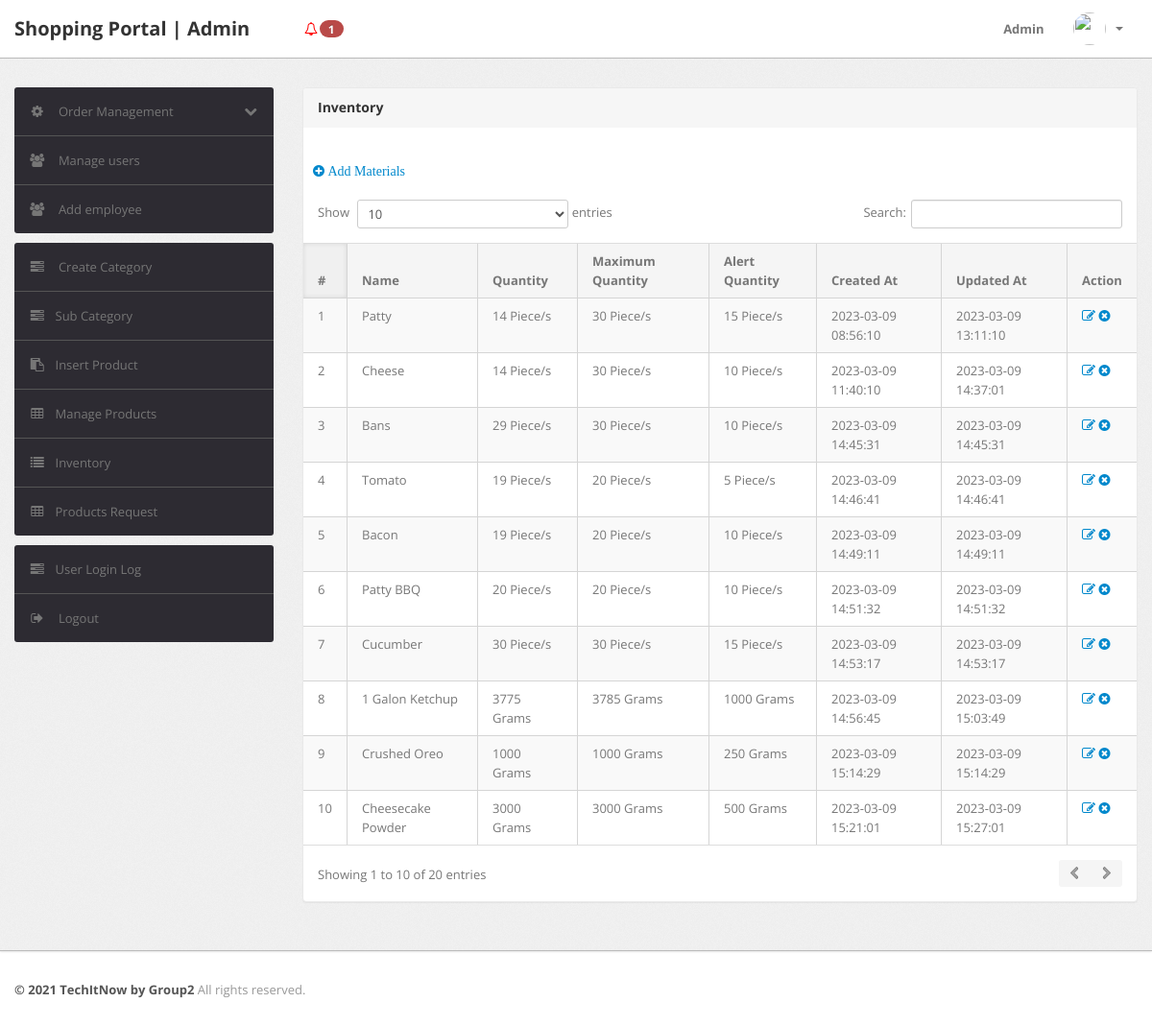
Page /admin/inventory.php (signed in) on the committed database.
### tables this page shows
CREATE TABLE `ingredients` (
  `id` int(11) NOT NULL,
  `name` varchar(100) NOT NULL,
  `quantity` int(11) NOT NULL,
  `max_quantity` int(11) NOT NULL,
  `notify_quantity` int(11) NOT NULL,
  `created_at` timestamp NOT NULL DEFAULT current_timestamp(),
  `updated_at` timestamp NOT NULL DEFAULT current_timestamp(),
  `unit` varchar(50) NOT NULL
);

### admin/inventory.php (the view, shortened to what this page needs)
<?php
include('include/config.php');
if(strlen($_SESSION['alogin'])==0)
	{
header('location:index.php');
}
else{
?>
<!DOCTYPE html>
<html lang="en">
<head>
	<link type="text/css" href="bootstrap/css/bootstrap.min.css" rel="stylesheet">
	<link type="text/css" href="bootstrap/css/bootstrap-responsive.min.css" rel="stylesheet">
	<link type="text/css" href="css/theme.css" rel="stylesheet">
	<link type="text/css" href="images/icons/css/font-awesome.css" rel="stylesheet">
</head>
<body>
<?php include('include/header.php');?>
	<div class="wrapper">
		<div class="container">
			<div class="row">
<?php include('include/sidebar.php');?>
			<div class="span9">
					<div class="content">
	<div class="module">
							<div class="module-head">
								<h3>Inventory</h3>
							</div>
							<div class="module-body table">
<br>
<a style="margin-left:10px;" href ="insert-ingredient.php"><i class="icon-plus-sign"> Add Materials</i></a>
<br>
<br>
								<table cellpadding="0" cellspacing="0" border="0" class="datatable-1 table table-bordered table-striped	 display" width="100%">
									<thead>
										<tr>
											<th>#</th>
											<th>Name</th>
											<th>Quantity </th>
											<th>Maximum Quantity</th>
											<th>Alert Quantity</th>
                                            <th>Created At</th>
                                            <th>Updated At</th>
											<th>Action</th>
										</tr>
									</thead>
									<tbody>
<?php $query=mysqli_query($con,"SELECT * FROM ingredients");
$cnt=1;
while($row=mysqli_fetch_array($query))
{
?>
										<tr>
											<td><?php echo htmlentities($cnt);?></td>
											<td><?php echo htmlentities($row['name']);?></td>
											<td><?php echo htmlentities($row['quantity']);?> <?php echo htmlentities($row['unit']);?></td>
											<td> <?php echo htmlentities($row['max_quantity']);?> <?php echo htmlentities($row['unit']);?></td>
											<td> <?php echo htmlentities($row['notify_quantity']);?> <?php echo htmlentities($row['unit']);?></td>
                                            <td> <?php echo htmlentities($row['created_at']);?></td>
                                            <td> <?php echo htmlentities($row['updated_at']);?></td>
											<td>
											<a href="edit-ingredients.php?id=<?php echo $row['id']?>" ><i class="icon-edit"></i></a>
											<a href="inventory.php?id=<?php echo $row['id']?>&del=delete" onClick="return confirm('Are you sure you want to delete?')"><i class="icon-remove-sign"></i></a></td>
												</tr>
										<?php $cnt=$cnt+1; } ?>
								</table>
							</div>
						</div>
					</div>
				</div>
			</div>
		</div>
	</div>
<?php include('include/footer.php');?>
</body>
<?php } ?>

### rows in the picture
ingredients: name "Patty", quantity "14", unit "Piece/s", max_quantity "30", notify_quantity "15", created_at "2023-03-09 08:56:10", updated_at "2023-03-09 13:11:10"
ingredients: name "Cheese", quantity "14", unit "Piece/s", max_quantity "30", notify_quantity "10", created_at "2023-03-09 11:40:10", updated_at "2023-03-09 14:37:01"
ingredients: name "Bans", quantity "29", unit "Piece/s", max_quantity "30", notify_quantity "10", created_at "2023-03-09 14:45:31", updated_at "2023-03-09 14:45:31"
ingredients: name "Tomato", quantity "19", unit "Piece/s", max_quantity "20", notify_quantity "5", created_at "2023-03-09 14:46:41", updated_at "2023-03-09 14:46:41"
ingredients: name "Bacon", quantity "19", unit "Piece/s", max_quantity "20", notify_quantity "10", created_at "2023-03-09 14:49:11", updated_at "2023-03-09 14:49:11"
ingredients: name "Patty BBQ", quantity "20", unit "Piece/s", max_quantity "20", notify_quantity "10", created_at "2023-03-09 14:51:32", updated_at "2023-03-09 14:51:32"
ingredients: name "Cucumber", quantity "30", unit "Piece/s", max_quantity "30", notify_quantity "15", created_at "2023-03-09 14:53:17", updated_at "2023-03-09 14:53:17"
ingredients: name "1 Galon Ketchup", quantity "3775", unit "Grams", max_quantity "3785", notify_quantity "1000", created_at "2023-03-09 14:56:45", updated_at "2023-03-09 15:03:49"
ingredients: name "Crushed Oreo", quantity "1000", unit "Grams", max_quantity "1000", notify_quantity "250", created_at "2023-03-09 15:14:29", updated_at "2023-03-09 15:14:29"
ingredients: name "Cheesecake Powder", quantity "3000", unit "Grams", max_quantity "3000", notify_quantity "500", created_at "2023-03-09 15:21:01", updated_at "2023-03-09 15:27:01"

### other values in the picture
$num_rows "1"
